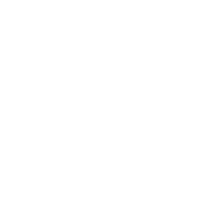
Frame 1 (no input)
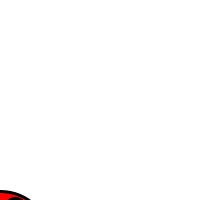
Frame 60 (the mouse pressed at the canvas centre just before this capture)
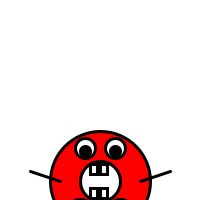
Frame 120 (the mouse held since frame 60 and released just before this capture)

The Processing sketch that drew these frames (run headless with seeded random() and noise(); from frame 60 on, the mouse is pressed at the canvas centre):

// Processing sketch: processing_122874
// ── processing_122874.pde

int monstertjeX;
int monstertjeY;


void setup() {
  size(200, 200);
  monstertjeY = height+100;

}

void draw() {
  //lijf
  background(255);
  stroke(0);
  fill(255, 0, 0);
  ellipseMode(CENTER);
  ellipse(monstertjeX, monstertjeY, 100, 100);

  //binnenkant lijf
  fill(255, 255, 255);
  ellipseMode(CENTER);
  ellipse(monstertjeX,monstertjeY, 40, 40);

  //oog links
  fill(255, 255, 255);
  ellipse(monstertjeX-15,monstertjeY-33, 20, 20);
  fill(0);
  ellipse(monstertjeX-15,monstertjeY-30, 10, 10);

  //oog rechts
  fill(255, 255, 255);
  ellipse(monstertjeX+15, monstertjeY-33, 20, 20);
  fill(0);
  ellipse(monstertjeX+15,monstertjeY-30, 10, 10);

  //benen
  line(monstertjeX-20, monstertjeY+45, monstertjeX-20, monstertjeY+65);
  line(monstertjeX+20, monstertjeY+45, monstertjeX+20, monstertjeY+65);
  strokeWeight(3);

  //armen
  line(monstertjeX-70, monstertjeY-10, monstertjeX-40, monstertjeY);
  line(monstertjeX+40, monstertjeY, monstertjeX+70, monstertjeY-10);

  //voeten
  fill(0, 0, 255, 150);
  rect(monstertjeX-35, monstertjeY+65, 15, 10);
  fill(0, 0, 255, 150);
  rect(monstertjeX+20, monstertjeY+65, 15, 10);
  
  //tanden
  fill(255);
  rect(monstertjeX,monstertjeY-17,7,10);
  rect(monstertjeX-10,monstertjeY-17,7,10);
  rect(monstertjeX,monstertjeY+7,7,10);
  rect(monstertjeX-10,monstertjeY+7,7,10);
  
  //strik
  fill(35,180,40);
  ellipse(monstertjeX-20,monstertjeY+33,30,30);
  ellipse(monstertjeX+20,monstertjeY+33,30,30);
  ellipse(monstertjeX,monstertjeY+35,25,25);
  
   monstertjeY = monstertjeY-1;
   monstertjeX = mouseX;

}
